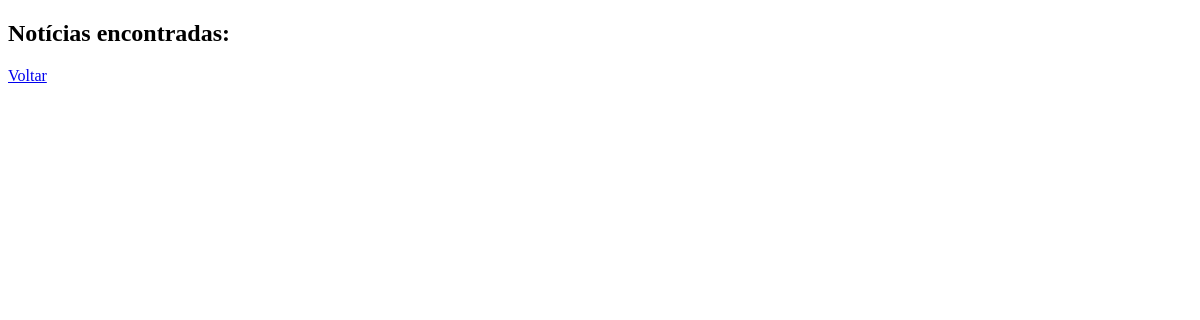
/tag/violencia, run on an earlier commit of the app's database.
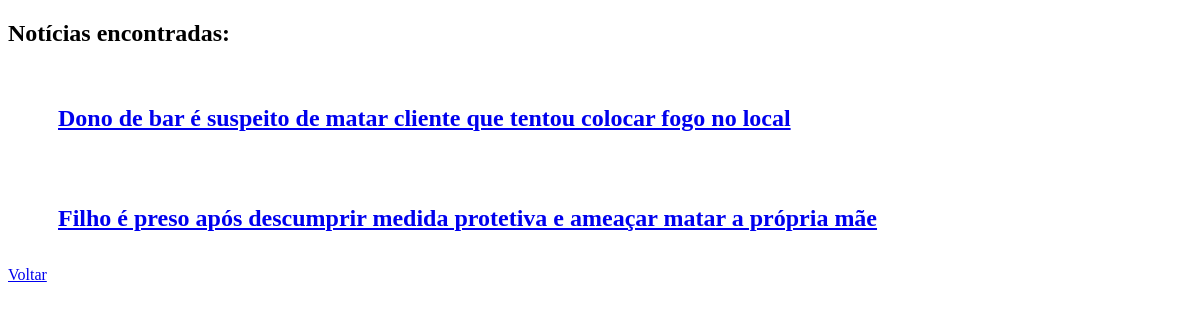
And on a later commit of the database.
### app_noticias/models.py (models this page shows, shortened)
class Noticia(models.Model):
    class Meta:
        verbose_name = 'Notícias'
        verbose_name_plural = 'Notícias'
    titulo = models.CharField('Título', max_length=128)
    conteudo = models.TextField()
    data_criacao = models.DateTimeField(blank = True, null = True)
    data_publicacao = models.DateTimeField(blank = True, null = True)
    publicado = models.BooleanField(default = True)
    autor = models.ForeignKey(Pessoa, on_delete = models.CASCADE, default = None)
    tags = models.ManyToManyField(Tag)

### app_noticias/views.py (the view)
# urls.py: path('tag/<pk>', slug_view, name='slug'),
def slug_view(request, pk):
    try:
        noticia = Noticia.objects.filter(tags__slug=pk).order_by('data_publicacao').reverse()
    except Noticia.DoesNotExist:
        raise Http404('Notícias não encontradas.')
    return render(request, 'app_noticias/tag.html', {'noticia': noticia})

### app_noticias/templates/app_noticias/tag.html (shortened to what this page needs)
<!DOCTYPE html>
<html lang="pt-br">
<head>
</head>
<body>
    <h2>Notícias encontradas:</h2>
    {% for n in noticia %}
        <div style="margin-left:50px;margin-right:50px"></br>
            <h2><a href="/noticias/{{n.pk}}">{{ n.titulo }}</a></h2>
            <div style="margin-left:50px;margin-right:50px">
                <div style="margin-right:-50px; font-size: 12px">
                </div>
            </div>
        </div>
    {% endfor %}
    <a href="{% url 'home' %}">Voltar</a>
</body>
</html>

What changed in the data, as far as the page shows it:
added Noticia: titulo "Dono de bar é suspeito de matar cliente que tentou colocar fogo no local"
now on this page (row edited): Noticia: titulo "Filho é preso após descumprir medida protetiva e ameaçar matar a própria mãe"
